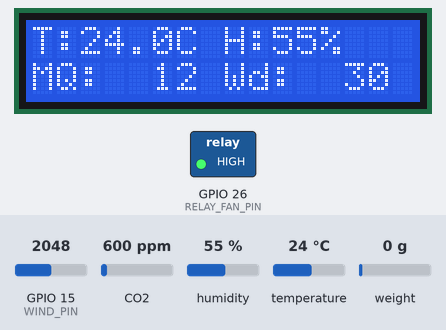
Bench run of a program on a simulated ESP32. Shown: 16×2 character LCD, switched loads named in the program (green lamp = pin HIGH). The inputs (shaded band) are chosen by the test bench; at power-on: temperature 24 °C, weight on the scale 0 g, CO2 600 ppm, GPIO 15 (WIND_PIN) = 2048, humidity 55 %. WiFi joins after 1.5 s; servers stay silent unless stated; random numbers use the default seed unless the program sets one; no MQTT or app messages arrive unless stated; what the program prints to the serial monitor is not drawn.

Above: at 4.5 s.
4.6 s: temperature set to 28 °C
At 10.8 s:
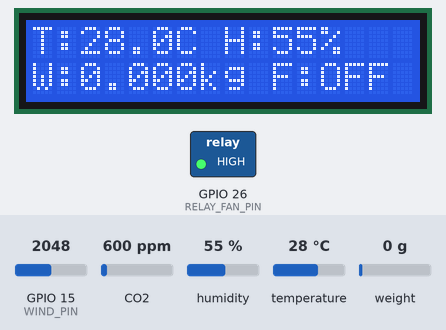
10.9 s: temperature set to 31 °C
At 15.7 s:
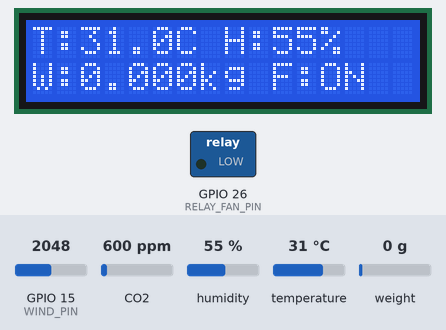
17.2 s: weight on the scale set to 1250 g
At 20.1 s:
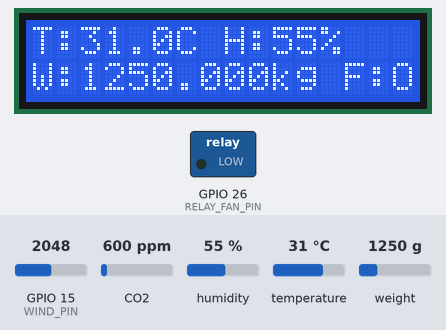
23.1 s: CO2 set to 452 ppm
At 23.7 s:
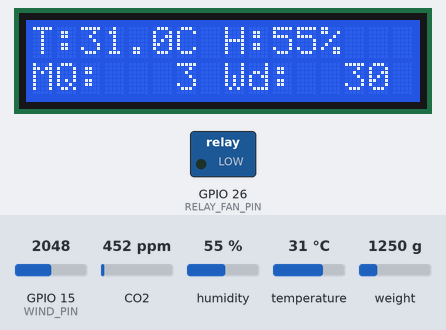
25.3 s: temperature set to 12 °C
At 29.2 s:
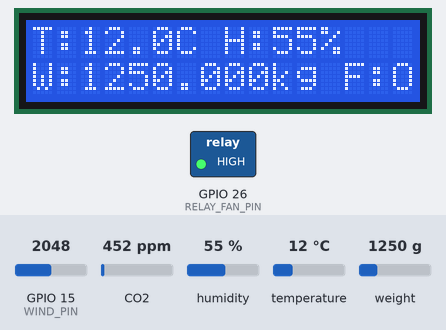
31.6 s: weight on the scale set to 1073 g
At 33.8 s:
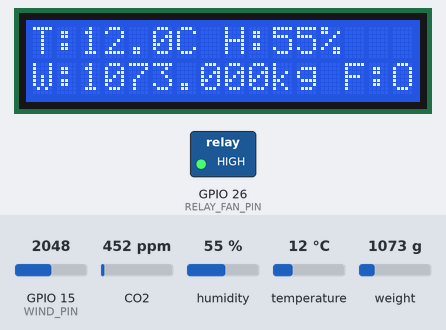
36.4 s: weight on the scale set to 940 g
Timing chart, 0 to 39.4 s (numbered marks = the images above; inputs shaded):
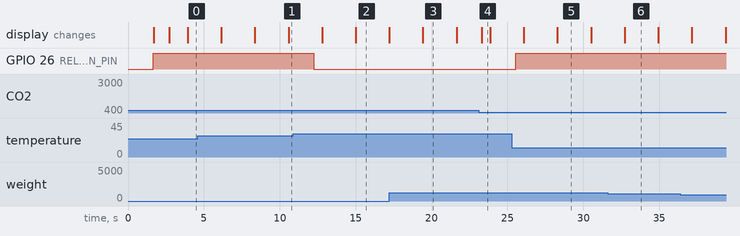

The program:

main.cpp
```cpp
#include <Wire.h>
#include <LiquidCrystal_I2C.h>
#include "HX711.h"
#include "DHT.h"
#include "MQ135.h"
#include <math.h>
#include <ArduinoJson.h>
#include <PubSubClient.h>
#include <WiFiClientSecure.h>
#include <WiFi.h>

const char* ssid = "hehehe";      //Wifi connect
const char* password = "12345678";   //Password

const char* mqtt_server = "700e6c8c95b64d528be62f3aef6394ae.s1.eu.hivemq.cloud";
const int mqtt_port = 8883;
const char* mqtt_username = "QuailcareAI"; //User
const char* mqtt_password = "Abcd1234"; //Password
//--------------------------------------------------
WiFiClientSecure espClient;
PubSubClient client(espClient);
unsigned long lastMsg = 0;
#define MSG_BUFFER_SIZE (50)
char msg[MSG_BUFFER_SIZE];


// ---- Pin map ----

// LCD
#define I2C_SDA   21
#define I2C_SCL   22
#define LCD_ADDR  0x27

// HX711
#define LOADCELL_DOUT_PIN 16
#define LOADCELL_SCK_PIN   4
float kg = NAN;

// DHT11
#define DHT_PIN   25
#define DHTTYPE  DHT11
static float tC = NAN, h = NAN;

// Relay quạt
#define RELAY_FAN_PIN 26
const bool RELAY_ACTIVE_LOW = true;

// MQ135
#define MQ135_PIN 34
#define EMA_ALPHA (1.0f/480.0f)
MQ135 AirQ(MQ135_PIN);
float co_ppm = NAN;
int aqi_percent;

static float co8h_ema = NAN;
static uint32_t lastSecMs = 0;   // thời gian cập nhật CO mỗi giây
static float co_sum = 0;
static uint16_t co_n = 0;

// Wind Sensor
#define WIND_PIN 15
float Level = NAN;
float analogWind = NAN;

// LCD
LiquidCrystal_I2C lcd(LCD_ADDR, 16, 2);
HX711 scale;
DHT dht(DHT_PIN, DHTTYPE);

// timer for lcd
const uint32_t PAGE_PERIOD_MS = 2000;
uint8_t currentPage = 0;
uint32_t lastPageSwitchMs = 0;

float CALIBRATION_FACTOR = 2280.0f;
const float FAN_ON_C  = 30.0f;
const float FAN_OFF_C = 27.0f;

bool fanOn = false;

// ================= PROTOTYPE =================
void lcdPrint16(uint8_t row, const String &s);
void setRelay(uint8_t pin, bool on);
void ReadDHT11();
void ReadLoadCell();
void ReadMQ135();
void ReadWind();
void UpdateFanByTemp();
void MonitorLCD();
void WindInit();

void setup_wifi();
void reconnect();
void callback(char* topic, byte* payload, unsigned int length);
void publishMessage(const char* topic, String payload, boolean retained);


// =============================================

void lcdPrint16(uint8_t row, const String &s) {
  char buf[17];
  snprintf(buf, sizeof(buf), "%-16.16s", s.c_str());
  lcd.setCursor(0, row);
  lcd.print(buf);
}

void setRelay(uint8_t pin, bool on) {
  pinMode(pin, OUTPUT);
  if (RELAY_ACTIVE_LOW) digitalWrite(pin, on ? LOW : HIGH);
  else                  digitalWrite(pin, on ? HIGH : LOW);
}

void WindInit() {
  analogSetPinAttenuation(WIND_PIN, ADC_11db);
}

void setup() {
  Serial.begin(115200);
  delay(50);

  setup_wifi();
  espClient.setInsecure();
  client.setServer(mqtt_server, mqtt_port);
  client.setBufferSize(512);
  client.setCallback(callback);

  // I2C + LCD
  Wire.begin(I2C_SDA, I2C_SCL);
  lcd.init();
  lcd.backlight();

  lcdPrint16(0, "Init sensors...");
  lcdPrint16(1, "Please wait");

  // Relay quạt
  setRelay(RELAY_FAN_PIN, false);

  // DHT
  dht.begin();

  // MQ135
  pinMode(MQ135_PIN, INPUT);

  // WIND
  pinMode(WIND_PIN, INPUT);
  WindInit();

  // HX711
  pinMode(LOADCELL_SCK_PIN, OUTPUT);
  digitalWrite(LOADCELL_SCK_PIN, LOW);
  scale.begin(LOADCELL_DOUT_PIN, LOADCELL_SCK_PIN);
  scale.set_scale(CALIBRATION_FACTOR);

  if (!scale.wait_ready_timeout(3000)) {
    Serial.println("[ERR] HX711 NOT READY. Check wiring.");
    lcdPrint16(0, "HX711 NOT READY");
    lcdPrint16(1, "Check wiring   ");
  } else {
    lcdPrint16(0, "Taring...");
    lcdPrint16(1, "Remove weights ");
    scale.tare(10);
    lcdPrint16(0, "Tare done      ");
    lcdPrint16(1, "Ready          ");
    delay(600);
  }
}
unsigned long timeUpdata=millis();
void loop() {
  if (!client.connected()) {
    reconnect();
  }
  client.loop(); // Duy trì kết nối MQTT

  // Đọc cảm biến liên tục để cập nhật biến toàn cục
  ReadDHT11();
  UpdateFanByTemp();
  ReadLoadCell();
  ReadMQ135();
  ReadWind();
  MonitorLCD();

  // --- GỬI DỮ LIỆU LÊN MQTT MỖI 5 GIÂY ---
  static unsigned long lastPublishTime = 0;
  if (millis() - lastPublishTime > 5000) {
    lastPublishTime = millis();
    StaticJsonDocument<256> doc;

    doc["temp"] = isnan(tC) ? 0 : tC;
    doc["humi"] = isnan(h) ? 0 : h;
    doc["mq135"] = aqi_percent;
    doc["wind"] = isnan(Level) ? 0 : Level;
    doc["weight"] = isnan(kg) ? 0 : kg;
    doc["fan"] = fanOn ? "ON" : "OFF";

    char mqtt_message[256];
    serializeJson(doc, mqtt_message);

    publishMessage("s", mqtt_message, true);
  }

  delay(10);
}

// ================== SENSOR FUNCTIONS ===================

void ReadDHT11(){
  static uint32_t lastDhtMs = 0;
  if (millis() - lastDhtMs >= 1000) {
    lastDhtMs = millis();
    h  = dht.readHumidity();
    tC = dht.readTemperature(); // °C
  }
}

void ReadLoadCell(){
  static uint32_t lastDbg = 0;

  if (!scale.is_ready()) {
    if (millis() - lastDbg > 1000) {
      lastDbg = millis();
      Serial.print("[HX711] NOT READY, DOUT=");
      Serial.println(digitalRead(LOADCELL_DOUT_PIN)); // thường sẽ là 1
    }
    return;
  }

  float v = scale.get_units(5);
  Serial.print("[HX711] raw kg=");
  Serial.println(v, 3);

  if (!isnan(v)) {
    if (v < -0.02f) v = 0;
    kg = v;
  }
}


void ReadMQ135() {
  float current_ppm = AirQ.getPPM();


  co_ppm = current_ppm;

  aqi_percent = map((long)co_ppm, 400, 2000, 0, 100);
  if (aqi_percent < 0) aqi_percent = 0;
  if (aqi_percent > 100) aqi_percent = 100;

  Serial.print("PPM: "); Serial.print(co_ppm);
  Serial.print(" | AQI (Scale 0-100): "); Serial.println(aqi_percent);

}


void ReadWind(){
  static uint32_t lastWindMs = 0;
  if (millis() - lastWindMs < 250) return;
  lastWindMs = millis();

  analogWind = analogRead(WIND_PIN);
  float outvoltage = analogWind * (3.3 / 4095.0);
  Serial.print("Dien ap = ");
  Serial.print(outvoltage);
  Serial.println("V");

  Level = 60/3.3 * outvoltage; // Wind speed level ~ voltage
  Serial.print("Cap do gio ");
  Serial.println(Level);
}

void UpdateFanByTemp() {
  bool dhtOK = !(isnan(h) || isnan(tC));
  if (dhtOK) {
    if (!fanOn && tC >= FAN_ON_C)  fanOn = true;
    if (fanOn  && tC <= FAN_OFF_C) fanOn = false;
    setRelay(RELAY_FAN_PIN, fanOn);
  }
}

void MonitorLCD(){
  // --- In Serial ---
  Serial.print("T=");
  if (isnan(tC)) Serial.print("NaN");
  else           Serial.print(tC, 1);
  Serial.print("C  H=");
  if (isnan(h))  Serial.print("NaN");
  else           Serial.print(h, 0);
  Serial.print("%  AQI=");
  if (aqi_percent < 0)   Serial.print("NA");
  else           Serial.print(aqi_percent, 0);
  Serial.print("%  Fan=");
  Serial.print(fanOn ? "ON" : "OFF");
  Serial.print("  W=");
  if (isnan(kg)) Serial.print("NA");
  else           Serial.print(kg, 3);
  Serial.println(" kg");

  // IN LCD
  if (!isnan(tC) && !isnan(h)) {
    char l0[17];
    snprintf(l0, sizeof(l0), "T:%4.1fC H:%2.0f%%", tC, h);
    lcdPrint16(0, l0);
  } else {
    lcdPrint16(0, "DHT11 ERROR    ");
  }

  if (millis() - lastPageSwitchMs >= PAGE_PERIOD_MS) {
    lastPageSwitchMs = millis();
    currentPage ^= 1;
  }

  char l1[17];
  if (currentPage == 0) {
    // Trang A: Weight + Fan
    if (!isnan(kg)) snprintf(l1, sizeof(l1), "W:%5.3fkg F:%s", kg, fanOn ? "ON " : "OFF");
    else            snprintf(l1, sizeof(l1), "W:NA      F:%s", fanOn ? "ON " : "OFF");
  } else {
    // Trang B: MQ135 + Wind
    float mq = isnan(aqi_percent) ? -1 : aqi_percent;
    float wd = isnan(Level)  ? -1 : Level;
    if (mq < 0 || wd < 0) snprintf(l1, sizeof(l1), "MQ:NA   Wd:NA  ");
    else                  snprintf(l1, sizeof(l1), "MQ:%4.0f Wd:%4.0f", mq, wd);
  }
  lcdPrint16(1, l1);
}

void setup_wifi() {
  delay(10);
  Serial.println();
  Serial.print("Connecting to ");
  Serial.println(ssid);
  WiFi.begin(ssid, password);
  while (WiFi.status() != WL_CONNECTED) {
    delay(500);
    Serial.print(".");
  }
  randomSeed(micros());
  Serial.println("");
  Serial.println("WiFi connected");
  Serial.println("IP address: ");
  Serial.println(WiFi.localIP());
}
//------------Connect to MQTT Broker-----------------------------
void reconnect() {
  while (!client.connected()) {
    Serial.print("Attempting MQTT connection...");
    String clientID =  "ESPClient-";
    clientID += String(random(0xffff),HEX);
    if (client.connect(clientID.c_str(), mqtt_username, mqtt_password)) {
      Serial.println("connected");
      client.subscribe("esp32/client");
    } else {
      Serial.print("failed, rc=");
      Serial.print(client.state());
      Serial.println(" try again in 5 seconds");
      delay(5000);
    }
  }
}
//-----Call back Method for Receiving MQTT massage---------
void callback(char* topic, byte* payload, unsigned int length) {
  String incommingMessage = "";
  for(int i=0; i<length;i++) incommingMessage += (char)payload[i];
  Serial.println("Massage arived ["+String(topic)+"]"+incommingMessage);
}
//-----Method for Publishing MQTT Messages---------
void publishMessage(const char* topic, String payload, boolean retained){
  if (client.publish(topic, payload.c_str(), retained)) {
    Serial.print("Published [");
    Serial.print(topic);
    Serial.print("]: ");
    Serial.println(payload);
  } else {
    Serial.println("Publish failed! Check connection or buffer size.");
  }
}
```

Measured:
- the behaviour switches between 29 and 30 °C on temperature (found by bisection; images 1 and 2)
- after the input at 10.9 s, GPIO 26 (RELAY_FAN_PIN): HIGH → LOW after 1.4 s
- after the input at 25.3 s, GPIO 26 (RELAY_FAN_PIN): LOW → HIGH after 0.24 s
- what the display in image 3 shows lasts 2.2 s, from 19.4 s to 21.6 s
- what the display in image 4 shows lasts 0.6 s, from 23.3 s to 23.9 s
